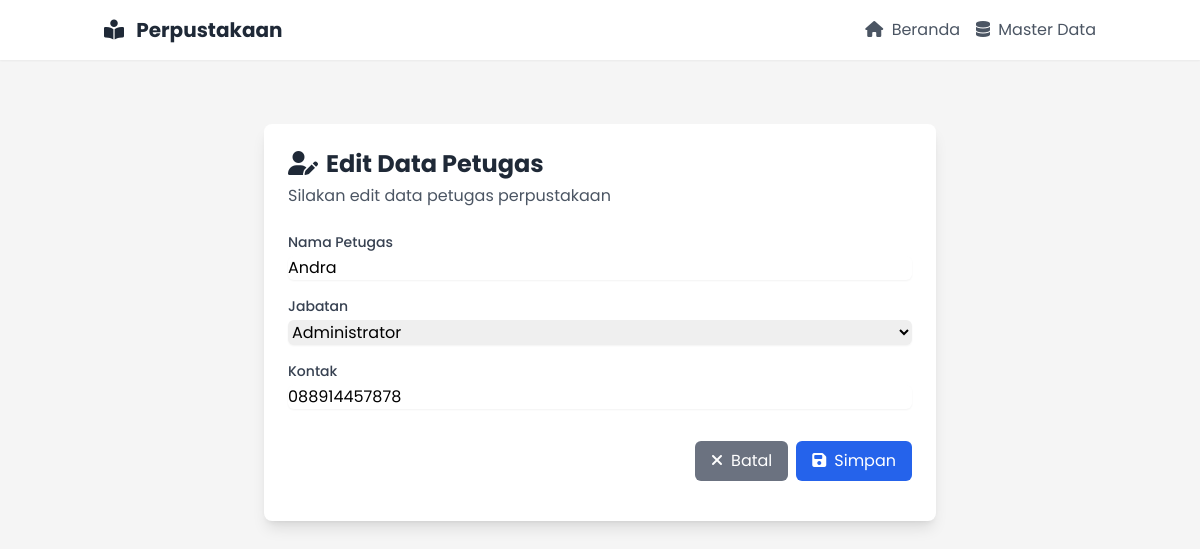
Page /petugas/edit.php?id=5 on the committed database.
### tables this page shows
CREATE TABLE `petugas` (
  `PetugasID` int NOT NULL AUTO_INCREMENT,
  `NamaPetugas` varchar(255) DEFAULT NULL,
  `Kontak` varchar(255) DEFAULT NULL,
  `Jabatan` varchar(255) DEFAULT NULL,
  PRIMARY KEY (`PetugasID`)
);

### petugas/edit.php (the view, shortened to what this page needs)
<?php
include '../config.php';
if(isset($_GET['id'])) {
    $id = $_GET['id'];
    $sql = "SELECT * FROM petugas WHERE PetugasID = $id";
    $result = mysqli_query($conn, $sql);
    if(mysqli_num_rows($result) > 0) {
        $row = mysqli_fetch_assoc($result);
    } else {
        echo "<script>
                alert('Data petugas tidak ditemukan!');
                window.location.href='list.php';
              </script>";
    }
} else {
    header("Location: list.php");
}
?>
<!DOCTYPE html>
<html lang="id">
<head>
    <link rel="stylesheet" href="https://cdnjs.cloudflare.com/ajax/libs/font-awesome/6.4.0/css/all.min.css">
    <script src="https://cdn.tailwindcss.com"></script>
</head>
<body>
    <nav class="bg-white shadow-sm mb-8">
        <div class="container mx-auto px-4 py-4">
            <div class="flex justify-between items-center">
                <a href="../index.php" class="text-xl font-bold text-gray-800">
                    <i class="fas fa-book-reader mr-2"></i>
                    Perpustakaan
                </a>
                <div class="flex items-center space-x-4">
                    <a href="../index.php" class="text-gray-600 hover:text-gray-800 transition duration-200">
                        <i class="fas fa-home mr-1"></i> Beranda
                    </a>
                    <a href="../masterdata.php" class="text-gray-600 hover:text-gray-800 transition duration-200">
                        <i class="fas fa-database mr-1"></i> Master Data
                    </a>
                </div>
            </div>
        </div>
    </nav>
    <div class="container mx-auto px-4 py-8">
        <div class="max-w-2xl mx-auto bg-white rounded-lg shadow-lg p-6">
            <div class="mb-6">
                <h2 class="text-2xl font-bold text-gray-800">
                    <i class="fas fa-user-edit mr-2"></i>Edit Data Petugas
                </h2>
                <p class="text-gray-600 mt-1">Silakan edit data petugas perpustakaan</p>
            </div>
            <form action="" method="POST" class="space-y-4">
                <div>
                    <label for="nama" class="block text-sm font-medium text-gray-700">Nama Petugas</label>
                    <input type="text" name="nama" id="nama" value="<?= htmlspecialchars($row['NamaPetugas']) ?>"
                           class="mt-1 block w-full rounded-md border-gray-300 shadow-sm focus:border-blue-500 focus:ring-blue-500 form-input" required>
                </div>
                <div>
                    <label for="jabatan" class="block text-sm font-medium text-gray-700">Jabatan</label>
                    <select name="jabatan" id="jabatan" class="mt-1 block w-full rounded-md border-gray-300 shadow-sm focus:border-blue-500 focus:ring-blue-500 form-input" required>
                        <option value="Administrator" <?= $row['Jabatan'] == 'Administrator' ? 'selected' : '' ?>>Administrator</option>
                    </select>
                </div>
                <div>
                    <label for="kontak" class="block text-sm font-medium text-gray-700">Kontak</label>
                    <input type="text" name="kontak" id="kontak" value="<?= htmlspecialchars($row['Kontak']) ?>"
                           class="mt-1 block w-full rounded-md border-gray-300 shadow-sm focus:border-blue-500 focus:ring-blue-500 form-input" required>
                </div>
                <div class="flex justify-end space-x-2 pt-4">
                    <a href="list.php" class="bg-gray-500 text-white px-4 py-2 rounded-md hover:bg-gray-600 transition duration-200">
                        <i class="fas fa-times mr-2"></i>Batal
                    </a>
                    <button type="submit" name="submit" class="bg-blue-600 text-white px-4 py-2 rounded-md hover:bg-blue-700 transition duration-200">
                        <i class="fas fa-save mr-2"></i>Simpan
                    </button>
                </div>
            </form>

### petugas/edit.php (style rules this page uses)
body { font-family: 'Poppins', sans-serif; background-color: #f5f5f5; }

### rows in the picture
petugas: nama "Andra", jabatan "Administrator", kontak "088914457878"
